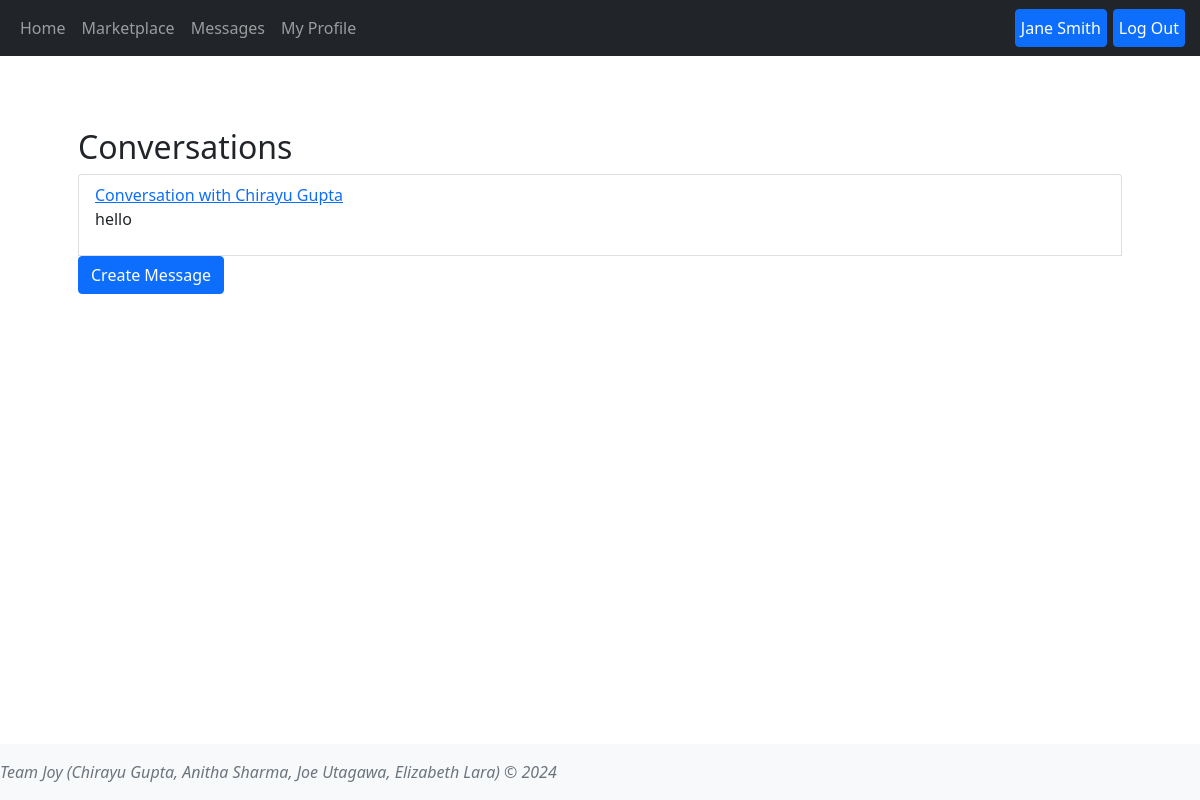
The app's page /messages (signed in), older data.
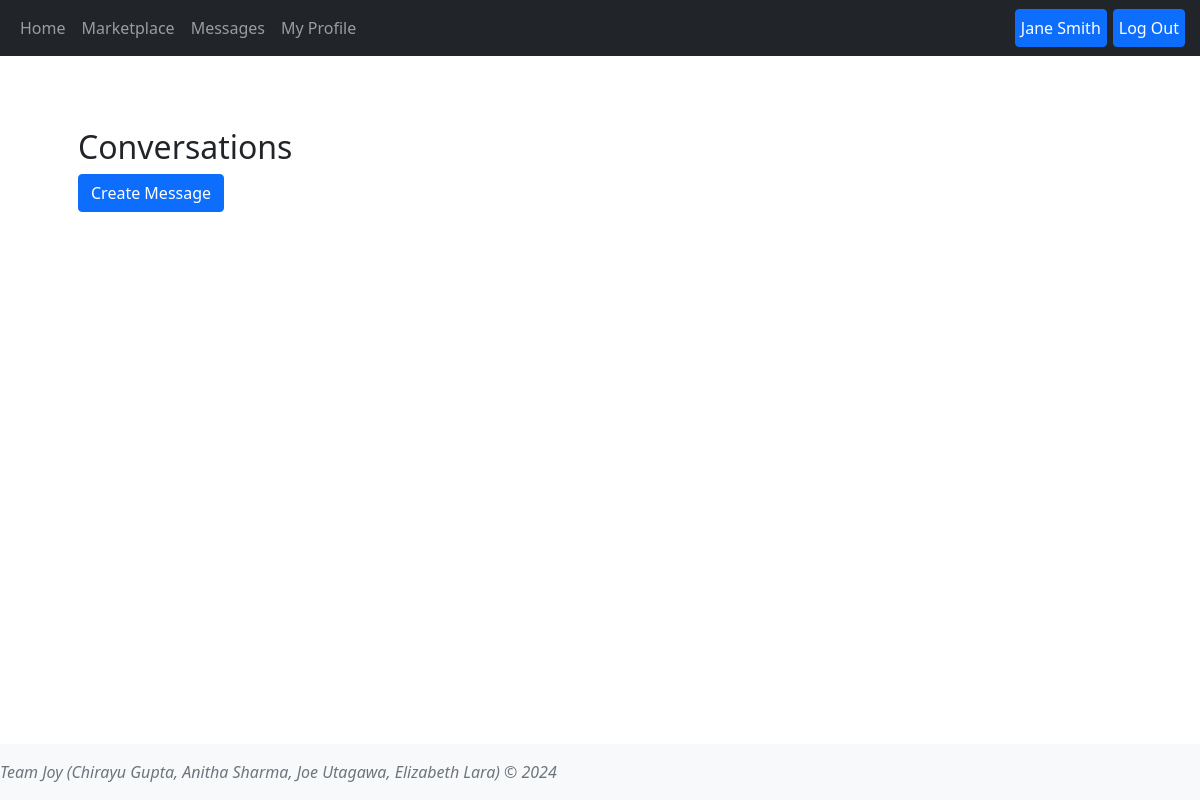
The same page, newer data.
### tables this page shows
CREATE TABLE Users (user_id INTEGER PRIMARY KEY AUTOINCREMENT,username TEXT NOT NULL, name TEXT NOT NULL,email TEXT NOT NULL UNIQUE,password TEXT NOT NULL,profile_image TEXT,location TEXT);

CREATE TABLE messages (
            message_id INTEGER PRIMARY KEY AUTOINCREMENT,
            conversation_id INTEGER NOT NULL,
            sender_id INTEGER NOT NULL,
            receiver_id INTEGER NOT NULL,
            content TEXT NOT NULL,
            timestamp TEXT NOT NULL,
            FOREIGN KEY (conversation_id) REFERENCES conversations(conversation_id),
            FOREIGN KEY (sender_id) REFERENCES users(user_id),
            FOREIGN KEY (receiver_id) REFERENCES users(user_id)
        );

### app.py (the view)
@app.route('/messages')
def message():
    user_id = session.get('user_id')
    if not user_id:
        return redirect(url_for('login'))
    else:
        conversations = Conversation.get_user_conversations(user_id)
        conversation_list = []
        for conversation in conversations:
            messages = Conversation.get_conversation_messages(conversation[0])
            conversation_list.append(messages)
        user = User.getUserByID(user_id)
        print(conversation_list)
        users = User.getAllUsers()
        return render_template('message.html', conversation_list=conversation_list, users=users, user=user, user_id=user_id)

### messages.py (called while the page is built)
    @classmethod
    def get_conversation_messages(cls, conversation_id):
        with sqlite3.connect('database.db') as conn:
            cursor = conn.cursor()
            cursor.execute('''SELECT message_id, sender_id, receiver_id, content, timestamp, conversation_id
                              FROM messages WHERE conversation_id=? ORDER BY timestamp''',
                           (conversation_id,))
            msg = cursor.fetchone()
            message_dict = {"message_id": msg[0],
                    "sender_id": msg[1],
                    "receiver_id": msg[2],
                    "content": msg[3],
                    "timestamp": msg[4],
                    'conversation_id':msg[5]}
            return message_dict

    @classmethod
    def get_user_conversations(cls, user_id):
        with sqlite3.connect('database.db') as conn:
            cursor = conn.cursor()
            cursor.execute('''SELECT conversation_id, participant1_id, participant2_id, message_ids
                              FROM conversations WHERE participant1_id=? OR participant2_id=?''',
                           (user_id, user_id))
            return cursor.fetchall()

### users.py (called while the page is built)
    @classmethod
    def getAllUsers(cls):
        conn = sqlite3.connect('database.db')
        cursorObj = conn.cursor()
        cursorObj.execute('SELECT user_id, username, name, email, password, profile_image, location FROM users;')
        allRows = cursorObj.fetchall()
        ListOfDictionaries = []
        for row in allRows:
            m = {"user_id": row[0], 'username':row[1],"name":row[2], 'email': row[3], 'password':row[4], 'profile_image':row[5], 'location':row[6]}
            ListOfDictionaries.append(m)
        if conn:
            conn.close()
        return ListOfDictionaries

    def getUserByID(user_id):
        users = User.getAllUsers()
        for user in users:
            if user['user_id'] == user_id:
                return user

### templates/message.html (shortened to what this page needs)
{% extends 'base.html' %}
{% block content %}
<main class="container p-5">
    <h2>Conversations</h2>
    <ul class="list-group">
        {% if conversation_list %}
            {% for conversation in conversation_list %}
            <li class="list-group-item">
                <a href="{{ url_for('conversation', conversation_id=conversation['conversation_id']) }}">
                    {% for user in users %}
                        {% if user['user_id'] == conversation['receiver_id'] or user['user_id'] == conversation['sender_id']%}
                            {% if user['user_id'] != user_id%}
                                Conversation with {{user['name']}}
                            {% endif %}
                        {% endif%}
                    {% endfor %}
                </a>
                <p>
                    {{conversation['content']}}
                </p>
            </li>
            {% endfor %}
        {% endif %}
        <a href="{{url_for('new_conversation')}}">
            <button class="btn btn-primary">Create Message</button>
        </a>
    </ul>
</main>
{% endblock %}

### templates/base.html (shortened to what this page needs)
<!DOCTYPE html>
<html lang="en">
<head>
    <link rel="stylesheet" href="https://cdnjs.cloudflare.com/ajax/libs/font-awesome/5.15.4/css/all.min.css">
     <link href="{{url_for('static', filename='css/styles.css')}}" rel="stylesheet">
    <link href="https://cdn.jsdelivr.net/npm/bootstrap@5.1.1/dist/css/bootstrap.min.css" rel="stylesheet" />
    <header>
      <nav class="navbar navbar-expand-md navbar-dark fixed-top bg-dark">
        <div class="container-fluid">
          <div class="collapse navbar-collapse" id="navbarCollapse me-auto mb-2 mb-md-0">
            <ul class="nav navbar-nav">
              <li class="nav-item">
                <a class="nav-link" aria-current="page" href="{{url_for('index')}}">Home</a>
              </li>
              <li class="nav-item">
                <a class="nav-link "  href="{{url_for('market')}}">Marketplace</a>
              </li>
              <li class="nav-item">
                <a class="nav-link "  href="{{url_for('message')}}">Messages</a>
              </li>
              <li class="nav-item">
                <a class="nav-link "  href="{{url_for('profile')}}">My Profile</a>
              </li>
            </ul>
            </div>
            <div class="collapse navbar-collapse">
              {%if user_id %}
              <ul class="nav navbar-nav ms-auto">
                {% if user['profile_image'] %}
                <li class="nav-item">
                  <a href="{{url_for('profile')}}"><img src="{{url_for('static', filename='images/'+user['profile_image'])}}" class="profile-image-b" style="position: relative;right:20px;"> </a>
                <li class="nav-item">
                  <a class="btn btn-primary" style='padding-left:5px !important;padding-right:5px !important;margin-left:3px !important;margin-right:3px !important;position:relative; top:5px;'href="{{url_for('logout')}}" onclick="return confirmLogout()"> Log Out</a>
                </li>
                  {% else %}
                <li class="nav-item">
                  <a class="btn btn-primary" style='padding-left:5px !important;padding-right:5px !important;margin-left:3px !important;margin-right:3px !important;' href="{{url_for('profile')}}"> {{user['name']}}</a>
                </li>
                <li class="nav-item">
                  <a class="btn btn-primary" style='padding-left:5px !important;padding-right:5px !important;margin-left:3px !important;margin-right:3px !important;position:relative;'href="{{url_for('logout')}}" onclick="return confirmLogout()"> Log Out</a>
                </li>
                {% endif %}
              </ul>
            {% endif %}
          </div>
          </div>
      </nav>
    </header>
</head>
<body class="d-flex flex-column">
        {% block content %} {% endblock %}
    <footer class="footer mt-auto py-3 bg-light fixed-bottom">
        <div class="container.b">
          <span class="text-muted"> <i>Team Joy (Chirayu Gupta, Anitha Sharma, Joe Utagawa, Elizabeth Lara) &copy; 2024 </i></span>
      </div>
      </footer>
</body>
</html>

### static/css/styles.css (style rules this page uses)
body { padding-bottom: 100px; padding-top: 30px; }
.container { margin-top:50px !important; }

Row changes from the older to the newer data that the page shows:
removed messages: content "hello"
removed Users: name "Chirayu Gupta"
